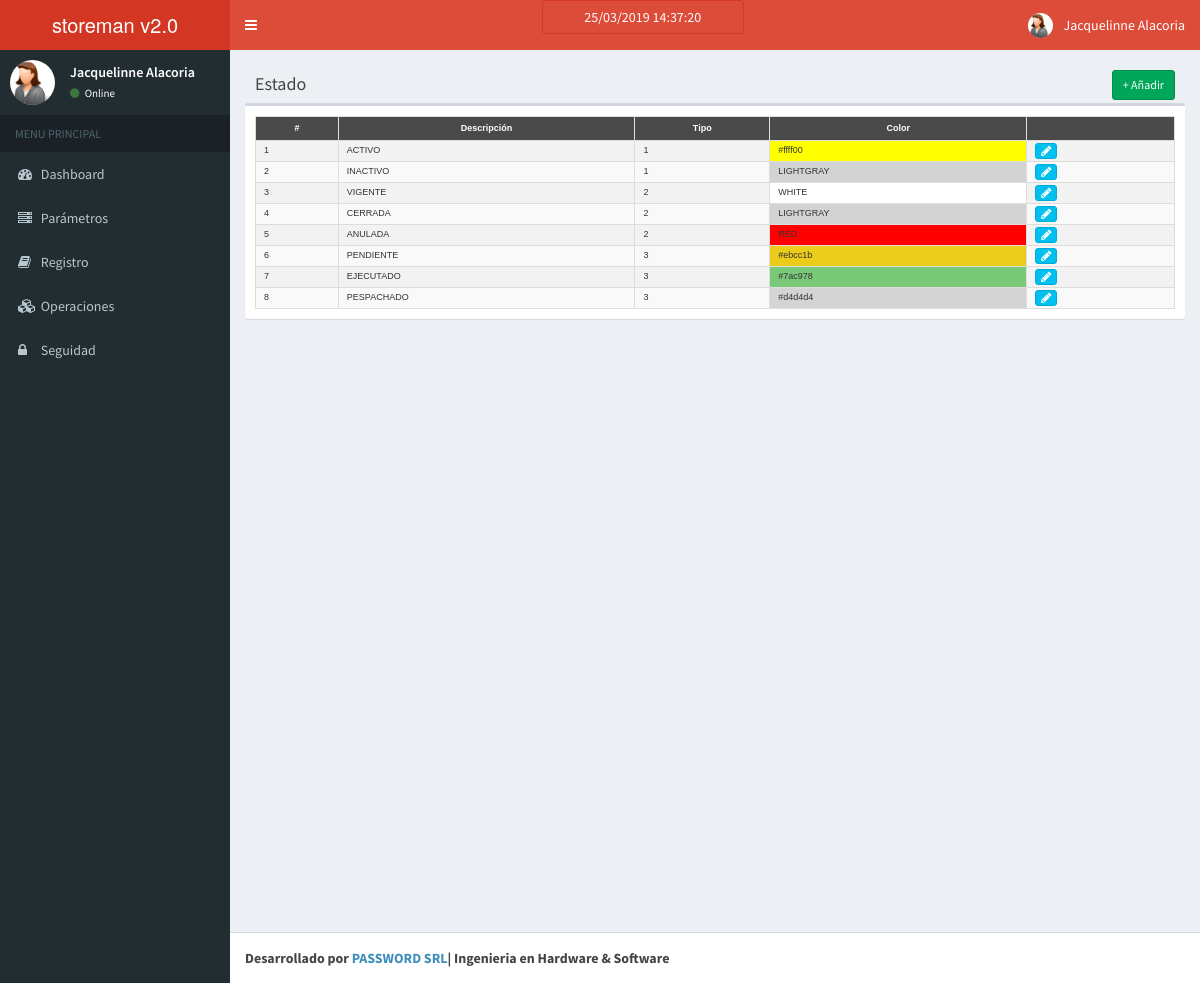
The page /index.php/estado on the database as committed earlier.
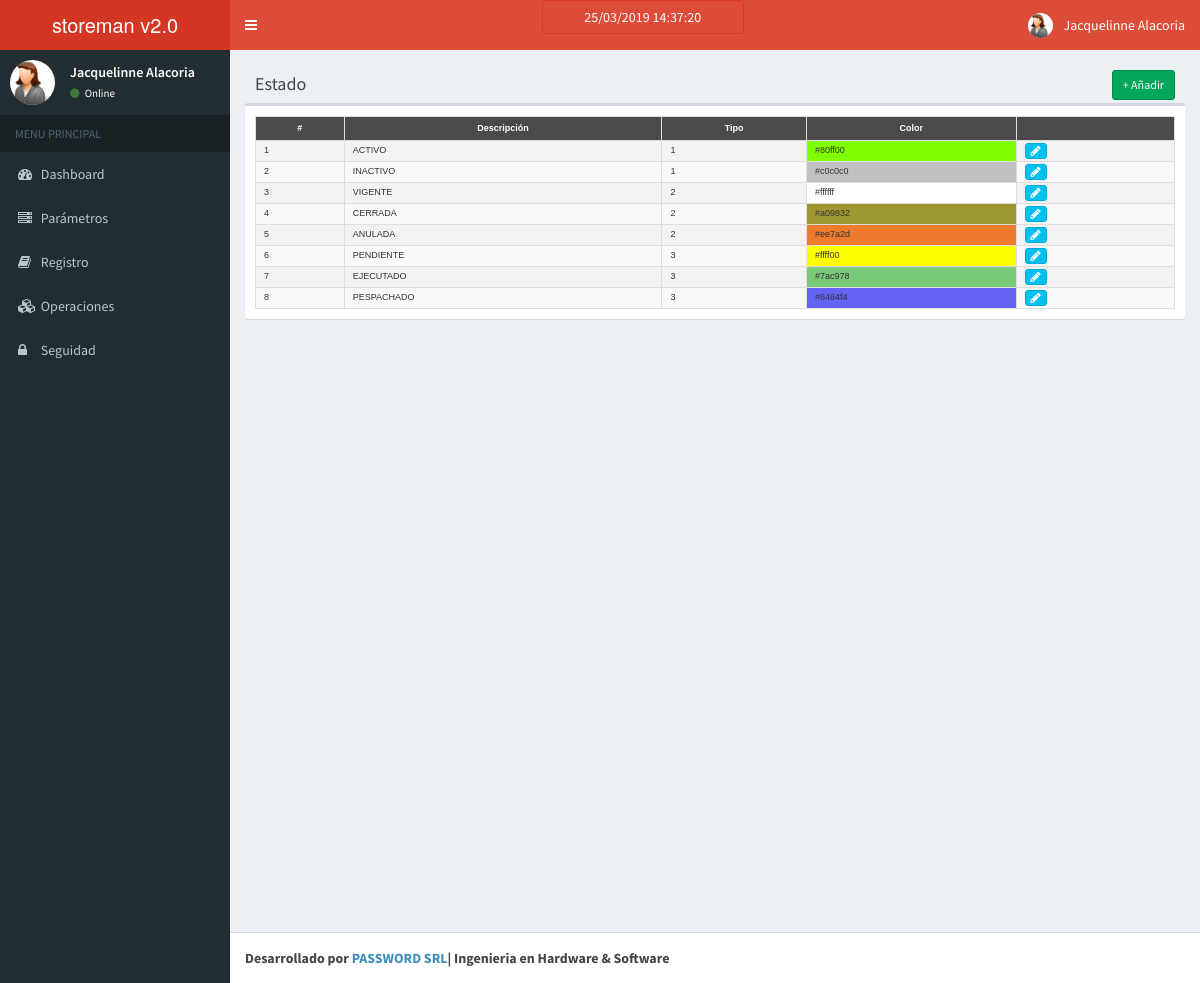
The same page on the database as committed later.
### tables this page shows
CREATE TABLE `estado` (
  `estado_id` int(11) NOT NULL AUTO_INCREMENT,
  `estado_descripcion` varchar(50) DEFAULT NULL,
  `estado_tipo` int(11) DEFAULT NULL,
  `estado_color` varchar(30) DEFAULT NULL,
  PRIMARY KEY (`estado_id`),
  UNIQUE KEY `estado_id` (`estado_id`)
);

### application/controllers/Estado.php (called while the page is built, shortened)
<?php
class Estado extends CI_Controller{
    function __construct()
    {
        $this->load->model('Estado_model');
    }
    function index()
    {
        $data['estado'] = $this->Estado_model->get_all_estado();
        $data['_view'] = 'estado/index';
        $this->load->view('layouts/main',$data);
    }
}

### index.php (called while the page is built, shortened)
<?php
require_once BASEPATH.'core/CodeIgniter.php';

### application/models/Estado_model.php (called while the page is built, shortened)
<?php
class Estado_model extends CI_Model
{
    function get_all_estado()
    {
        $estado = $this->db->query("
            SELECT
                *
            FROM
                `estado`
            WHERE
                1 = 1
            ORDER BY `estado_id`
        ")->result_array();
        return $estado;
    }
}

### application/views/estado/index.php (the view, shortened to what this page needs)
<link href="<?php echo base_url('resources/css/mitabla.css'); ?>" rel="stylesheet">
<div class="box-header">
    <h3 class="box-title">Estado</h3>
    <div class="box-tools">
        <a href="<?php echo site_url('estado/add'); ?>" class="btn btn-success btn-sm">+ Añadir</a>
    </div>
</div>
<div class="row">
    <div class="col-md-12">
        <div class="box">
            <div class="box-body">
                <table class="table table-striped" id="mitabla">
                    <tr>
                        <th>#</th>
                        <th>Descripción</th>
                        <th>Tipo</th>
                        <th>Color</th>
                        <th></th>
                    </tr>
                    <?php
                        $i = 0;
                        foreach($estado as $e){ ?>
                    <tr>
                        <td><?php echo $i+1; ?></td>
                        <td><?php echo $e['estado_descripcion']; ?></td>
                        <td><?php echo $e['estado_tipo']; ?></td>
                        <td style="background-color: <?php echo $e['estado_color']; ?>"><?php echo $e['estado_color']; ?></td>
                        <td>
                            <a href="<?php echo site_url('estado/edit/'.$e['estado_id']); ?>" class="btn btn-info btn-xs" title="Editar"><span class="fa fa-pencil"></span></a>
                        </td>
                    </tr>
                    <?php $i++; } ?>
                </table>
            </div>
        </div>
    </div>
</div>

Rows that differ between the two databases and show on the page:
changed estado "ACTIVO": estado_color "#ffff00" → "#80ff00"
changed estado "INACTIVO": estado_color "LIGHTGRAY" → "#c0c0c0"
changed estado "VIGENTE": estado_color "WHITE" → "#ffffff"
changed estado "CERRADA": estado_color "LIGHTGRAY" → "#a09832"
changed estado "ANULADA": estado_color "RED" → "#ee7a2d"
changed estado "PENDIENTE": estado_color "#ebcc1b" → "#ffff00"
changed estado "PESPACHADO": estado_color "#d4d4d4" → "#6464f4"
